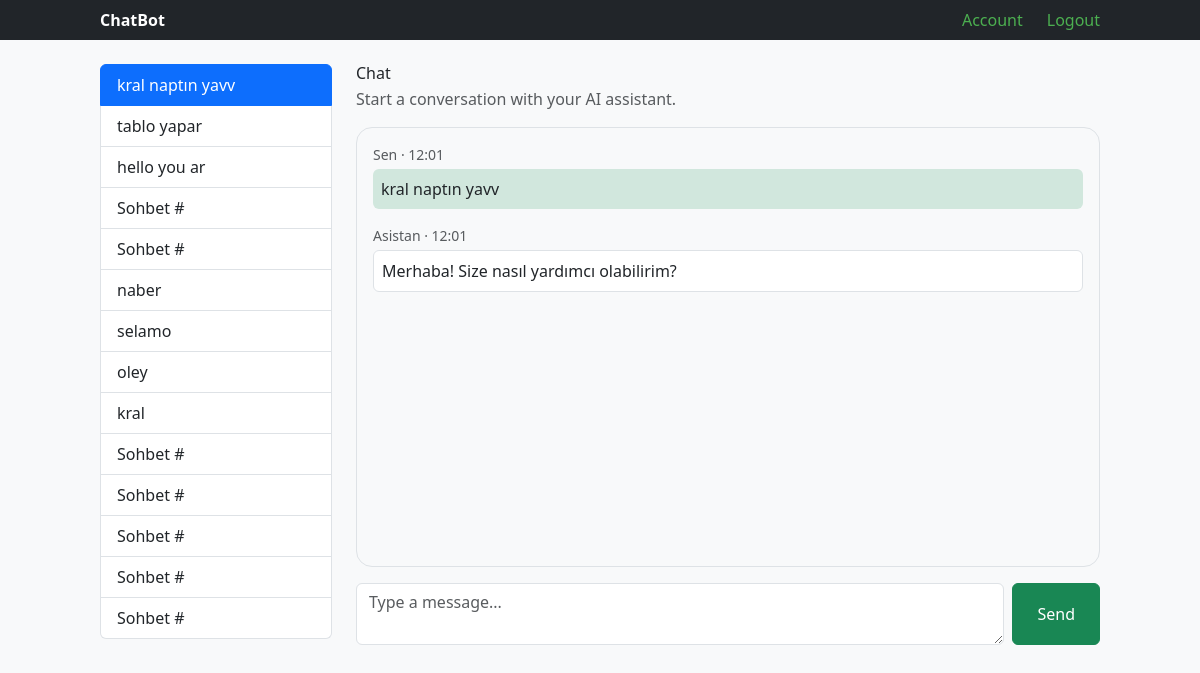
The app's page /48 (signed in) with its own data.
### web/models.py (models this page shows, shortened)
class ChatSession(models.Model):
    user = models.ForeignKey(settings.AUTH_USER_MODEL, on_delete=models.CASCADE, related_name="chat_sessions", null=True, blank=True,       )
    title = models.CharField(max_length=120, blank=True)
    created = models.DateTimeField(auto_now_add=True)

class Message(models.Model):
    session = models.ForeignKey(ChatSession, on_delete=models.CASCADE, related_name="messages")
    sender = models.CharField(max_length=10)
    text = models.TextField()
    created = models.DateTimeField(auto_now_add=True)

### web/views.py (the view, shortened to what this page needs)
# urls.py: path('<int:pk>', views.chat_view, name="chat")
@login_required
def chat_view(request, pk):
    s = get_object_or_404(models.ChatSession, pk = pk, user=request.user)
    form = forms.ChatForm()
    chat_history = s.messages.order_by("created")
    sessions = _sessions_for(request)
    return render(request, "web/chat.html", {"form": form, "chat_history": chat_history, "session": s, "sessions": sessions})

### web/forms.py
class ChatForm(forms.Form):
    user_input=forms.CharField(widget=forms.Textarea)

### web/views.py (called while the page is built)
def _sessions_for(request):
    if not request.user.is_authenticated:
        return models.ChatSession.objects.none()
    return models.ChatSession.objects.filter(user=request.user).order_by("-created")

### templates/web/chat.html (shortened to what this page needs)
{% extends "base.html" %}
{% block content %}
<div class="row g-4">
  <div class="col-12 col-md-3">
    <nav class="list-group">
      {% for cs in sessions %}
        <a href="{% url 'chat' cs.pk %}"
           class="list-group-item list-group-item-action {% if session.pk == cs.pk %}active{% endif %} text-truncate">
          {{ cs.title|default:"Sohbet #" }}
        </a>
      {% empty %}
        <div class="text-muted">Sohbet yok.</div>
      {% endfor %}
    </nav>
  </div>
  <div class="col-12 col-md-9">
    <h4 class="mb-1">Chat</h4>
    <p class="text-muted mb-3">Start a conversation with your AI assistant.</p>
    <div id="chatBox" class="border rounded-4 p-3 mb-3" style="height:55vh; overflow:auto;">
      {% if chat_history %}
        {% for m in chat_history %}
          <div class="mb-3">
            <div class="small text-muted mb-1">
              {% if m.sender == 'ai' %}Asistan{% else %}Sen{% endif %} · {{ m.created|date:"H:i" }}
            </div>
            <div class="p-2 rounded {% if m.sender == 'ai' %}bg-white border{% else %}bg-success-subtle{% endif %}">
              {{ m.text|linebreaksbr }}
            </div>
          </div>
        {% endfor %}
      {% else %}
        <div class="text-muted">No messages yet. Say hi</div>
      {% endif %}
    </div>
    <form method="post" class="d-flex gap-2">
      <textarea name="user_input" rows="2" class="form-control" placeholder="Type a message..."></textarea>
      <button class="btn btn-success px-4">Send</button>
    </form>
  </div>
</div>
{% endblock %}

### records on screen
ChatSession: title "kral naptın yavv"
ChatSession: title "tablo yapar"
ChatSession: title "hello you ar"
ChatSession: title "Sohbet #"
ChatSession: title "Sohbet #"
ChatSession: title "naber"
ChatSession: title "selamo"
ChatSession: title "oley"
ChatSession: title "kral"
ChatSession: title "Sohbet #"
ChatSession: title "Sohbet #"
ChatSession: title "Sohbet #"
ChatSession: title "Sohbet #"
ChatSession: title "Sohbet #"
Message: sender "Sen", created "12:01", text "kral naptın yavv"
Message: sender "Asistan", created "12:01", text "Merhaba! Size nasıl yardımcı olabilirim?"
